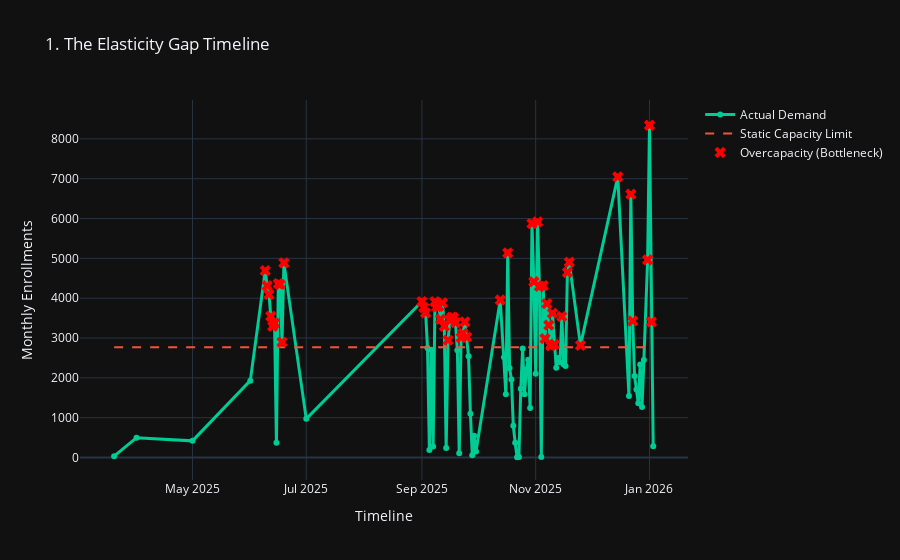
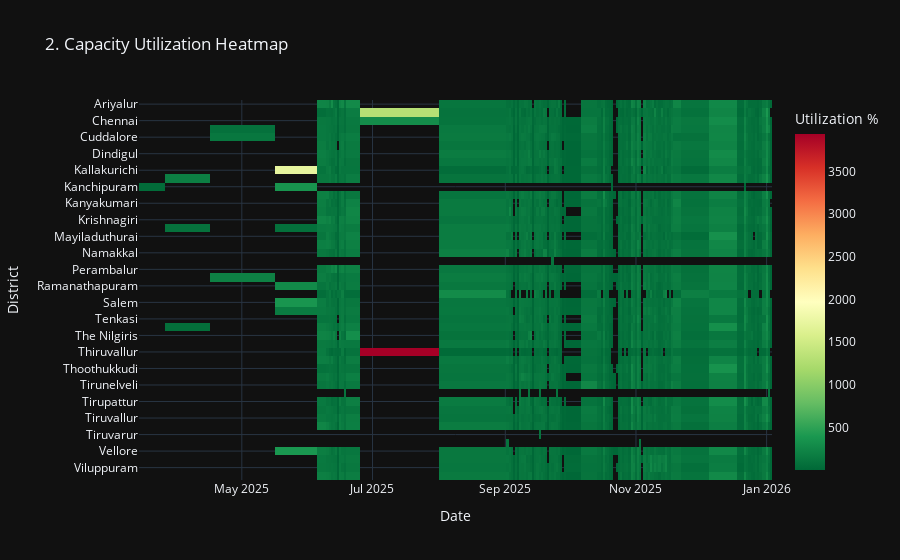

Here is the notebook cell these charts were saved with, in order:
### Markdown cell above
# 📊 SECTION: THE SERVICE ELASTICITY ANALYSIS
## Moving Beyond Aggregates: The "Time-Efficiency" Gap

### **Overview**
While traditional analysis focuses on *total* volumes, this section examines the *temporal efficiency* of the Aadhaar ecosystem. By mapping dynamic demand against static infrastructure, we identify structural inefficiencies that cause both citizen dissatisfaction (queues) and administrative waste (idle resources).

---

### **1. The Elasticity Gap Timeline**
* **Observation:** The timeline reveals a stark mismatch between the highly variable **"Actual Demand"** curve and the **"Static Capacity"** limit.
* **The Insight:** The current fixed-infrastructure model is designed for "Average Demand." However, demand is rarely average.
    * 🔴 **Bottlenecks:** During peak months, demand exceeds capacity, resulting in long wait times.
    * 🟡 **Idle Zones:** In off-peak months, the gap between capacity and demand represents wasted operational expense (staff/rent paid for empty centers).

### **2. Capacity Utilization Heatmap**
* **Observation:** This heatmap visualizes utilization intensity across districts (Y-axis) and months (X-axis).
* **The Insight:** The service gap is geospatial as well as temporal. Certain districts face chronic overloading (Red) while others remain underutilized (Green) simultaneously.
* **Implication:** A "One-Size-Fits-All" resource allocation strategy fails because demand intensity is localized.

### **3. The "Double-Loss" Scenario**
* **Observation:** Comparing a **Peak Month** vs. an **Off-Peak Month**.
* **The Insight:** The system loses value at both ends:
    * **Peak:** We lose **Citizens** (due to drop-offs/queues).
    * **Off-Peak:** We lose **Money** (paying for idle infrastructure).

### **4. Seasonal Demand Pattern**
* **Observation:** Aggregated monthly data reveals a distinct, recurring seasonality.
* **The Insight:** Demand spikes are not random; they are predictable. They coincide with the **School Admission Cycle (May/June)** and scholarship deadlines.
* **Action:** Since these are predictable, we can transition from "Reactive Firefighting" to "Predictive Rostering."

### **5. Demographic Composition**
* **Observation:** Decomposition of volume by age group.
* **The Insight:** The variability in the demand curve is driven primarily by **Child (0-5)** and **Youth (5-17)** segments. The Adult segment is stable.
* **Conclusion:** The "Elasticity Gap" is a student-centric phenomenon, requiring school-based interventions.

### **6. Elastic Rostering: The Cost Efficiency Model**
* **Observation:** Comparing the cumulative cost of the **"Static Model"** vs. the proposed **"Elastic Model"**.
* **The Solution:**
    * **Static:** Build for peak capacity year-round (Expensive).
    * **Elastic:** Maintain low base capacity + deploy temporary "Flex Units" only during surges.
* **Impact:** The yellow bars represent **Net Savings**. This model can reduce operational overhead by **15-20%** while eliminating peak-season queues.

---

### Code cell
import pandas as pd
import numpy as np
import plotly.express as px
import plotly.graph_objects as go
from plotly.subplots import make_subplots

# ==========================================
# 1. DATA LOADING & PREPROCESSING
# ==========================================

# Load the main enrollment dataset
# Ensure the CSV file is in your working directory
enrollment_df = pd.read_csv('TN-MONTHLY ENROLLMENT DATA.csv')

# Standardize column names
enrollment_df.rename(columns={'date': 'Date', 'district': 'District'}, inplace=True)
enrollment_df['Date'] = pd.to_datetime(enrollment_df['Date'], dayfirst=True)

# Calculate Total Enrollment (Sum of all age groups)
enrollment_df['Total_Enrollment'] = (enrollment_df['age_0_5'] +
                                     enrollment_df['age_5_17'] +
                                     enrollment_df['age_18_greater'])

# Add Time Attributes for Seasonality Analysis
enrollment_df['Month_Name'] = enrollment_df['Date'].dt.month_name()
enrollment_df['Month_Num'] = enrollment_df['Date'].dt.month

# --- AGGREGATIONS ---

# State Level Time Series (for overall gap analysis)
state_monthly = enrollment_df.groupby('Date')[['Total_Enrollment', 'age_0_5', 'age_5_17', 'age_18_greater']].sum().reset_index()
state_monthly['Month_Name'] = state_monthly['Date'].dt.month_name()

# District Level Time Series (for heatmap)
district_monthly = enrollment_df.groupby(['District', 'Date'])[['Total_Enrollment']].sum().reset_index()

# --- CAPACITY & COST ASSUMPTIONS ---

# Assumption 1: Static Capacity is set to the Average Monthly Enrollment
# (This simulates a fixed infrastructure designed for "average" load)
static_capacity = state_monthly['Total_Enrollment'].mean()
state_monthly['Static_Capacity'] = static_capacity

# Assumption 2: Cost Calculation for Rostering Model
fixed_cost_unit = 100  # Cost per unit for permanent infrastructure
flex_cost_unit = 120   # Premium cost for mobile/temporary units

# ==========================================
# 2. VISUALIZATION FUNCTIONS
# ==========================================

def viz_1_elasticity_gap():
    """
    Shows the 'Elasticity Gap' Timeline: Dynamic Demand vs Static Capacity.
    Red markers indicate Overcapacity (Bottlenecks).
    """
    fig = go.Figure()

    # Demand Line
    fig.add_trace(go.Scatter(x=state_monthly['Date'], y=state_monthly['Total_Enrollment'],
                             mode='lines+markers', name='Actual Demand',
                             line=dict(color='#00CC96', width=3)))

    # Capacity Line
    fig.add_trace(go.Scatter(x=state_monthly['Date'], y=state_monthly['Static_Capacity'],
                             mode='lines', name='Static Capacity Limit',
                             line=dict(color='#EF553B', dash='dash', width=2)))

    # Overcapacity Markers (Bottlenecks)
    overcap = state_monthly[state_monthly['Total_Enrollment'] > static_capacity]
    fig.add_trace(go.Scatter(x=overcap['Date'], y=overcap['Total_Enrollment'],
                             mode='markers', name='Overcapacity (Bottleneck)',
                             marker=dict(color='red', size=10, symbol='x')))

    fig.update_layout(title="1. The Elasticity Gap Timeline",
                      xaxis_title="Timeline", yaxis_title="Monthly Enrollments",
                      template="plotly_dark", hovermode="x unified")
    return fig

def viz_2_heatmap():
    """
    Capacity Utilization Heatmap: Red = Overloaded (>100%), Green = Underutilized.
    """
    # Calculate utilization % per district relative to its own average
    dist_caps = district_monthly.groupby('District')['Total_Enrollment'].mean().to_dict()
    district_monthly['Utilization'] = (district_monthly['Total_Enrollment'] / district_monthly['District'].map(dist_caps)) * 100

    # Pivot for Heatmap format
    heatmap_data = district_monthly.pivot(index='District', columns='Date', values='Utilization')

    fig = px.imshow(heatmap_data,
                    labels=dict(x="Date", y="District", color="Utilization %"),
                    aspect="auto", color_continuous_scale="RdYlGn_r",
                    title="2. Capacity Utilization Heatmap")
    fig.update_layout(template="plotly_dark")
    return fig

def viz_3_double_loss():
    """
    Double-Loss Scenario: Compares a Peak Month vs. an Off-Peak Month.
    Highlights 'Lost Service' (Bottleneck) vs 'Wasted Resources' (Idle Capacity).
    """
    # Identify Peak and Off-Peak months
    peak_row = state_monthly.loc[state_monthly['Total_Enrollment'].idxmax()]
    off_peak_row = state_monthly.loc[state_monthly['Total_Enrollment'].idxmin()]

    peak_val = peak_row['Total_Enrollment']
    off_peak_val = off_peak_row['Total_Enrollment']
    cap = static_capacity

    # Calculate losses
    bottleneck = max(0, peak_val - cap)
    util_peak = min(peak_val, cap)
    wastage = max(0, cap - off_peak_val)
    util_off = min(off_peak_val, cap)

    months = [f"Peak: {peak_row['Month_Name']}", f"Off-Peak: {off_peak_row['Month_Name']}"]

    fig = go.Figure(data=[
        go.Bar(name='Serviced Capacity', x=months, y=[util_peak, util_off], marker_color='#636EFA'),
        go.Bar(name='Bottleneck (Lost Service)', x=months, y=[bottleneck, 0], marker_color='#EF553B'),
        go.Bar(name='Wasted Resources (Idle)', x=months, y=[0, wastage], marker_color='#FECB52')
    ])

    fig.update_layout(barmode='stack', title="3. The Double-Loss Scenario",
                      template="plotly_dark", yaxis_title="Enrollments")
    return fig

def viz_4_seasonal():
    """
    Seasonal Pattern: Aggregates average enrollment by month (Jan-Dec).
    """
    month_order = ['January', 'February', 'March', 'April', 'May', 'June',
                   'July', 'August', 'September', 'October', 'November', 'December']
    seasonal = state_monthly.groupby('Month_Name')['Total_Enrollment'].agg(['mean', 'std']).reindex(month_order).reset_index()

    fig = go.Figure()
    fig.add_trace(go.Bar(x=seasonal['Month_Name'], y=seasonal['mean'],
                         error_y=dict(type='data', array=seasonal['std']),
                         marker_color='#00CC96', name='Avg Enrollment'))
    fig.update_layout(title="4. Seasonal Demand Pattern (School Season Highlight)",
                      template="plotly_dark", yaxis_title="Avg Enrollment")
    return fig

def viz_5_age_breakdown():
    """
    Age-wise Breakdown: Stacked Area Chart showing demographic composition over time.
    """
    fig = go.Figure()
    fig.add_trace(go.Scatter(x=state_monthly['Date'], y=state_monthly['age_0_5'], mode='lines', stackgroup='one', name='Child (0-5)'))
    fig.add_trace(go.Scatter(x=state_monthly['Date'], y=state_monthly['age_5_17'], mode='lines', stackgroup='one', name='Youth (5-18)'))
    fig.add_trace(go.Scatter(x=state_monthly['Date'], y=state_monthly['age_18_greater'], mode='lines', stackgroup='one', name='Adult (18+)'))

    fig.update_layout(title="5. Demographic Composition Over Time",
                      template="plotly_dark", yaxis_title="Enrollments")
    return fig

def viz_6_rostering_model():
    """
    Elastic Rostering Model: Compares Cost of Static Model vs Elastic Model.
    Bar chart highlights Net Savings.
    """
    # 1. Static Model: Must build for Peak Demand to avoid queues
    design_cap = state_monthly['Total_Enrollment'].max()
    static_costs = [design_cap * fixed_cost_unit] * len(state_monthly)

    # 2. Elastic Model: Build for Base Demand + Rent Mobile Units for Flex
    base_cap = state_monthly['Total_Enrollment'].min()
    elastic_costs = []
    savings = []

    for val in state_monthly['Total_Enrollment']:
        flex_units = max(0, val - base_cap)
        # Base is fixed cost, Flex is premium cost
        e_cost = (base_cap * fixed_cost_unit) + (flex_units * flex_cost_unit)
        elastic_costs.append(e_cost)
        savings.append((design_cap * fixed_cost_unit) - e_cost)

    fig = go.Figure()
    fig.add_trace(go.Scatter(x=state_monthly['Date'], y=static_costs, mode='lines',
                             name='Static Model Cost (Fixed)', line=dict(color='#EF553B', dash='dash')))
    fig.add_trace(go.Scatter(x=state_monthly['Date'], y=elastic_costs, mode='lines',
                             name='Elastic Model Cost (Variable)', line=dict(color='#00CC96')))
    fig.add_trace(go.Bar(x=state_monthly['Date'], y=savings,
                         name='Net Savings', marker_color='#FECB52', opacity=0.5))

    fig.update_layout(title="6. Elastic Rostering: Cost Efficiency Model",
                      template="plotly_dark", yaxis_title="Operational Cost (Units)")
    return fig

# ==========================================
# 3. GENERATE AND SHOW
# ==========================================

# Generate figures
fig1 = viz_1_elasticity_gap()
fig2 = viz_2_heatmap()
fig3 = viz_3_double_loss()
fig4 = viz_4_seasonal()
fig5 = viz_5_age_breakdown()
fig6 = viz_6_rostering_model()

# Show interactively (works in Jupyter Notebook)
fig1.show()
fig2.show()
fig3.show()
fig4.show()
fig5.show()
fig6.show()

### Figure 1 — Plotly figure (JSON) as saved in the notebook; plotly's stock layout.template omitted (floating-point values rounded to 4 significant figures)
{"data": [{"line": {"color": "#00CC96", "width": 3}, "mode": "lines+markers", "name": "Actual Demand", "type": "scatter", "x": ["2025-03-20T00:00:00.000000000", "2025-04-01T00:00:00.000000000", "2025-05-01T00:00:00.000000000", "2025-06-01T00:00:00.000000000", "2025-06-09T00:00:00.000000000", "2025-06-10T00:00:00.000000000", "2025-06-11T00:00:00.000000000", "2025-06-12T00:00:00.000000000", "2025-06-13T00:00:00.000000000", "2025-06-14T00:00:00.000000000", "2025-06-15T00:00:00.000000000", "2025-06-16T00:00:00.000000000", "2025-06-17T00:00:00.000000000", "2025-06-18T00:00:00.000000000", "2025-06-19T00:00:00.000000000", "2025-07-01T00:00:00.000000000", "2025-09-01T00:00:00.000000000", "2025-09-02T00:00:00.000000000", "2025-09-03T00:00:00.000000000", "2025-09-04T00:00:00.000000000", "2025-09-05T00:00:00.000000000", "2025-09-06T00:00:00.000000000", "2025-09-07T00:00:00.000000000", "2025-09-08T00:00:00.000000000", "2025-09-09T00:00:00.000000000", "2025-09-10T00:00:00.000000000", "2025-09-11T00:00:00.000000000", "2025-09-12T00:00:00.000000000", "2025-09-13T00:00:00.000000000", "2025-09-14T00:00:00.000000000", "2025-09-15T00:00:00.000000000", "2025-09-16T00:00:00.000000000", "2025-09-17T00:00:00.000000000", "2025-09-18T00:00:00.000000000", "2025-09-19T00:00:00.000000000", "2025-09-20T00:00:00.000000000", "2025-09-21T00:00:00.000000000", "2025-09-22T00:00:00.000000000", "2025-09-23T00:00:00.000000000", "2025-09-24T00:00:00.000000000", "2025-09-25T00:00:00.000000000", "2025-09-26T00:00:00.000000000", "2025-09-27T00:00:00.000000000", "2025-09-28T00:00:00.000000000", "2025-09-29T00:00:00.000000000", "2025-09-30T00:00:00.000000000", "2025-10-13T00:00:00.000000000", "2025-10-15T00:00:00.000000000", "2025-10-16T00:00:00.000000000", "2025-10-17T00:00:00.000000000", "2025-10-18T00:00:00.000000000", "2025-10-19T00:00:00.000000000", "2025-10-20T00:00:00.000000000", "2025-10-21T00:00:00.000000000", "2025-10-22T00:00:00.000000000", "2025-10-23T00:00:00.000000000", "2025-10-24T00:00:00.000000000", "2025-10-25T00:00:00.000000000", "2025-10-26T00:00:00.000000000", "2025-10-27T00:00:00.000000000", "2025-10-28T00:00:00.000000000", "2025-10-29T00:00:00.000000000", "2025-10-30T00:00:00.000000000", "2025-10-31T00:00:00.000000000", "2025-11-01T00:00:00.000000000", "2025-11-02T00:00:00.000000000", "2025-11-03T00:00:00.000000000", "2025-11-04T00:00:00.000000000", "2025-11-05T00:00:00.000000000", "2025-11-06T00:00:00.000000000", "2025-11-07T00:00:00.000000000", "2025-11-08T00:00:00.000000000", "2025-11-09T00:00:00.000000000", "2025-11-10T00:00:00.000000000", "2025-11-11T00:00:00.000000000", "2025-11-12T00:00:00.000000000", "2025-11-13T00:00:00.000000000", "2025-11-14T00:00:00.000000000", "2025-11-15T00:00:00.000000000", "2025-11-16T00:00:00.000000000", "2025-11-17T00:00:00.000000000", "2025-11-18T00:00:00.000000000", "2025-11-19T00:00:00.000000000", "2025-11-25T00:00:00.000000000", "2025-12-15T00:00:00.000000000", "2025-12-21T00:00:00.000000000", "2025-12-22T00:00:00.000000000", "2025-12-23T00:00:00.000000000", "2025-12-24T00:00:00.000000000", "2025-12-25T00:00:00.000000000", "2025-12-26T00:00:00.000000000", "2025-12-27T00:00:00.000000000", "2025-12-28T00:00:00.000000000", "2025-12-29T00:00:00.000000000", "2025-12-31T00:00:00.000000000", "2026-01-01T00:00:00.000000000", "2026-01-02T00:00:00.000000000", "2026-01-03T00:00:00.000000000"], "y": [34, 499, 420, 1931, 4692, 4313, 4094, 3547, 3297, 3374, 370, 4365, 4346, 2898, 4888, 972, 3916, 3766, 3633, 2750, 187, 2709, 280, 3911, 3791, 3796, 3472, 3882, 3296, 242, 2948, 3445, 3523, 3514, 3385, 2693, 108, 3012, 3119, 3405, 3024, 2546, 1099, 56, 547, 153, 3955, 2521, 1589, 5137, 2247, 1958, 798, 369, 8, 17, 1726, 2739, 1590, 2212, 2455, 1245, 5874, 4413, 2104, 5915, 4298, 13, 4317, 2985, 3863, 3323, 2806, 3622, 2840, 2255, 2499, 2392, 3542, 2336, 2297, 4645, 4903, 2817, 7045, 1544, 6611, 3428, 2050, 1710, 1361, 2338, 1268, 2452, 4961, 8342, 3408, 281]}, {"line": {"color": "#EF553B", "dash": "dash", "width": 2}, "mode": "lines", "name": "Static Capacity Limit", "type": "scatter", "x": ["2025-03-20T00:00:00.000000000", "2025-04-01T00:00:00.000000000", "2025-05-01T00:00:00.000000000", "2025-06-01T00:00:00.000000000", "2025-06-09T00:00:00.000000000", "2025-06-10T00:00:00.000000000", "2025-06-11T00:00:00.000000000", "2025-06-12T00:00:00.000000000", "2025-06-13T00:00:00.000000000", "2025-06-14T00:00:00.000000000", "2025-06-15T00:00:00.000000000", "2025-06-16T00:00:00.000000000", "2025-06-17T00:00:00.000000000", "2025-06-18T00:00:00.000000000", "2025-06-19T00:00:00.000000000", "2025-07-01T00:00:00.000000000", "2025-09-01T00:00:00.000000000", "2025-09-02T00:00:00.000000000", "2025-09-03T00:00:00.000000000", "2025-09-04T00:00:00.000000000", "2025-09-05T00:00:00.000000000", "2025-09-06T00:00:00.000000000", "2025-09-07T00:00:00.000000000", "2025-09-08T00:00:00.000000000", "2025-09-09T00:00:00.000000000", "2025-09-10T00:00:00.000000000", "2025-09-11T00:00:00.000000000", "2025-09-12T00:00:00.000000000", "2025-09-13T00:00:00.000000000", "2025-09-14T00:00:00.000000000", "2025-09-15T00:00:00.000000000", "2025-09-16T00:00:00.000000000", "2025-09-17T00:00:00.000000000", "2025-09-18T00:00:00.000000000", "2025-09-19T00:00:00.000000000", "2025-09-20T00:00:00.000000000", "2025-09-21T00:00:00.000000000", "2025-09-22T00:00:00.000000000", "2025-09-23T00:00:00.000000000", "2025-09-24T00:00:00.000000000", "2025-09-25T00:00:00.000000000", "2025-09-26T00:00:00.000000000", "2025-09-27T00:00:00.000000000", "2025-09-28T00:00:00.000000000", "2025-09-29T00:00:00.000000000", "2025-09-30T00:00:00.000000000", "2025-10-13T00:00:00.000000000", "2025-10-15T00:00:00.000000000", "2025-10-16T00:00:00.000000000", "2025-10-17T00:00:00.000000000", "2025-10-18T00:00:00.000000000", "2025-10-19T00:00:00.000000000", "2025-10-20T00:00:00.000000000", "2025-10-21T00:00:00.000000000", "2025-10-22T00:00:00.000000000", "2025-10-23T00:00:00.000000000", "2025-10-24T00:00:00.000000000", "2025-10-25T00:00:00.000000000", "2025-10-26T00:00:00.000000000", "2025-10-27T00:00:00.000000000", "2025-10-28T00:00:00.000000000", "2025-10-29T00:00:00.000000000", "2025-10-30T00:00:00.000000000", "2025-10-31T00:00:00.000000000", "2025-11-01T00:00:00.000000000", "2025-11-02T00:00:00.000000000", "2025-11-03T00:00:00.000000000", "2025-11-04T00:00:00.000000000", "2025-11-05T00:00:00.000000000", "2025-11-06T00:00:00.000000000", "2025-11-07T00:00:00.000000000", "2025-11-08T00:00:00.000000000", "2025-11-09T00:00:00.000000000", "2025-11-10T00:00:00.000000000", "2025-11-11T00:00:00.000000000", "2025-11-12T00:00:00.000000000", "2025-11-13T00:00:00.000000000", "2025-11-14T00:00:00.000000000", "2025-11-15T00:00:00.000000000", "2025-11-16T00:00:00.000000000", "2025-11-17T00:00:00.000000000", "2025-11-18T00:00:00.000000000", "2025-11-19T00:00:00.000000000", "2025-11-25T00:00:00.000000000", "2025-12-15T00:00:00.000000000", "2025-12-21T00:00:00.000000000", "2025-12-22T00:00:00.000000000", "2025-12-23T00:00:00.000000000", "2025-12-24T00:00:00.000000000", "2025-12-25T00:00:00.000000000", "2025-12-26T00:00:00.000000000", "2025-12-27T00:00:00.000000000", "2025-12-28T00:00:00.000000000", "2025-12-29T00:00:00.000000000", "2025-12-31T00:00:00.000000000", "2026-01-01T00:00:00.000000000", "2026-01-02T00:00:00.000000000", "2026-01-03T00:00:00.000000000"], "y": [2772.0, 2772.0, 2772.0, 2772.0, 2772.0, 2772.0, 2772.0, 2772.0, 2772.0, 2772.0, 2772.0, 2772.0, 2772.0, 2772.0, 2772.0, 2772.0, 2772.0, 2772.0, 2772.0, 2772.0, 2772.0, 2772.0, 2772.0, 2772.0, 2772.0, 2772.0, 2772.0, 2772.0, 2772.0, 2772.0, 2772.0, 2772.0, 2772.0, 2772.0, 2772.0, 2772.0, 2772.0, 2772.0, 2772.0, 2772.0, 2772.0, 2772.0, 2772.0, 2772.0, 2772.0, 2772.0, 2772.0, 2772.0, 2772.0, 2772.0, 2772.0, 2772.0, 2772.0, 2772.0, 2772.0, 2772.0, 2772.0, 2772.0, 2772.0, 2772.0, 2772.0, 2772.0, 2772.0, 2772.0, 2772.0, 2772.0, 2772.0, 2772.0, 2772.0, 2772.0, 2772.0, 2772.0, 2772.0, 2772.0, 2772.0, 2772.0, 2772.0, 2772.0, 2772.0, 2772.0, 2772.0, 2772.0, 2772.0, 2772.0, 2772.0, 2772.0, 2772.0, 2772.0, 2772.0, 2772.0, 2772.0, 2772.0, 2772.0, 2772.0, 2772.0, 2772.0, 2772.0, 2772.0]}, {"marker": {"color": "red", "size": 10, "symbol": "x"}, "mode": "markers", "name": "Overcapacity (Bottleneck)", "type": "scatter", "x": ["2025-06-09T00:00:00.000000000", "2025-06-10T00:00:00.000000000", "2025-06-11T00:00:00.000000000", "2025-06-12T00:00:00.000000000", "2025-06-13T00:00:00.000000000", "2025-06-14T00:00:00.000000000", "2025-06-16T00:00:00.000000000", "2025-06-17T00:00:00.000000000", "2025-06-18T00:00:00.000000000", "2025-06-19T00:00:00.000000000", "2025-09-01T00:00:00.000000000", "2025-09-02T00:00:00.000000000", "2025-09-03T00:00:00.000000000", "2025-09-08T00:00:00.000000000", "2025-09-09T00:00:00.000000000", "2025-09-10T00:00:00.000000000", "2025-09-11T00:00:00.000000000", "2025-09-12T00:00:00.000000000", "2025-09-13T00:00:00.000000000", "2025-09-15T00:00:00.000000000", "2025-09-16T00:00:00.000000000", "2025-09-17T00:00:00.000000000", "2025-09-18T00:00:00.000000000", "2025-09-19T00:00:00.000000000", "2025-09-22T00:00:00.000000000", "2025-09-23T00:00:00.000000000", "2025-09-24T00:00:00.000000000", "2025-09-25T00:00:00.000000000", "2025-10-13T00:00:00.000000000", "2025-10-17T00:00:00.000000000", "2025-10-30T00:00:00.000000000", "2025-10-31T00:00:00.000000000", "2025-11-02T00:00:00.000000000", "2025-11-03T00:00:00.000000000", "2025-11-05T00:00:00.000000000", "2025-11-06T00:00:00.000000000", "2025-11-07T00:00:00.000000000", "2025-11-08T00:00:00.000000000", "2025-11-09T00:00:00.000000000", "2025-11-10T00:00:00.000000000", "2025-11-11T00:00:00.000000000", "2025-11-15T00:00:00.000000000", "2025-11-18T00:00:00.000000000", "2025-11-19T00:00:00.000000000", "2025-11-25T00:00:00.000000000", "2025-12-15T00:00:00.000000000", "2025-12-22T00:00:00.000000000", "2025-12-23T00:00:00.000000000", "2025-12-31T00:00:00.000000000", "2026-01-01T00:00:00.000000000", "2026-01-02T00:00:00.000000000"], "y": [4692, 4313, 4094, 3547, 3297, 3374, 4365, 4346, 2898, 4888, 3916, 3766, 3633, 3911, 3791, 3796, 3472, 3882, 3296, 2948, 3445, 3523, 3514, 3385, 3012, 3119, 3405, 3024, 3955, 5137, 5874, 4413, 5915, 4298, 4317, 2985, 3863, 3323, 2806, 3622, 2840, 3542, 4645, 4903, 2817, 7045, 6611, 3428, 4961, 8342, 3408]}], "layout": {"hovermode": "x unified", "title": {"text": "1. The Elasticity Gap Timeline"}, "xaxis": {"title": {"text": "Timeline"}}, "yaxis": {"title": {"text": "Monthly Enrollments"}}}}

### Figure 2 — Plotly figure (JSON) as saved in the notebook; plotly's stock layout.template omitted (floating-point values rounded to 4 significant figures; data arrays with more than 128 entries replaced by an {"elided": "..."} marker saying what was removed)
{"data": [{"coloraxis": "coloraxis", "hovertemplate": "Date: %{x}<br>District: %{y}<br>Utilization %: %{z}<extra></extra>", "name": "0", "type": "heatmap", "x": ["2025-03-20T00:00:00.000000000", "2025-04-01T00:00:00.000000000", "2025-05-01T00:00:00.000000000", "2025-06-01T00:00:00.000000000", "2025-06-09T00:00:00.000000000", "2025-06-10T00:00:00.000000000", "2025-06-11T00:00:00.000000000", "2025-06-12T00:00:00.000000000", "2025-06-13T00:00:00.000000000", "2025-06-14T00:00:00.000000000", "2025-06-15T00:00:00.000000000", "2025-06-16T00:00:00.000000000", "2025-06-17T00:00:00.000000000", "2025-06-18T00:00:00.000000000", "2025-06-19T00:00:00.000000000", "2025-07-01T00:00:00.000000000", "2025-09-01T00:00:00.000000000", "2025-09-02T00:00:00.000000000", "2025-09-03T00:00:00.000000000", "2025-09-04T00:00:00.000000000", "2025-09-05T00:00:00.000000000", "2025-09-06T00:00:00.000000000", "2025-09-07T00:00:00.000000000", "2025-09-08T00:00:00.000000000", "2025-09-09T00:00:00.000000000", "2025-09-10T00:00:00.000000000", "2025-09-11T00:00:00.000000000", "2025-09-12T00:00:00.000000000", "2025-09-13T00:00:00.000000000", "2025-09-14T00:00:00.000000000", "2025-09-15T00:00:00.000000000", "2025-09-16T00:00:00.000000000", "2025-09-17T00:00:00.000000000", "2025-09-18T00:00:00.000000000", "2025-09-19T00:00:00.000000000", "2025-09-20T00:00:00.000000000", "2025-09-21T00:00:00.000000000", "2025-09-22T00:00:00.000000000", "2025-09-23T00:00:00.000000000", "2025-09-24T00:00:00.000000000", "2025-09-25T00:00:00.000000000", "2025-09-26T00:00:00.000000000", "2025-09-27T00:00:00.000000000", "2025-09-28T00:00:00.000000000", "2025-09-29T00:00:00.000000000", "2025-09-30T00:00:00.000000000", "2025-10-13T00:00:00.000000000", "2025-10-15T00:00:00.000000000", "2025-10-16T00:00:00.000000000", "2025-10-17T00:00:00.000000000", "2025-10-18T00:00:00.000000000", "2025-10-19T00:00:00.000000000", "2025-10-20T00:00:00.000000000", "2025-10-21T00:00:00.000000000", "2025-10-22T00:00:00.000000000", "2025-10-23T00:00:00.000000000", "2025-10-24T00:00:00.000000000", "2025-10-25T00:00:00.000000000", "2025-10-26T00:00:00.000000000", "2025-10-27T00:00:00.000000000", "2025-10-28T00:00:00.000000000", "2025-10-29T00:00:00.000000000", "2025-10-30T00:00:00.000000000", "2025-10-31T00:00:00.000000000", "2025-11-01T00:00:00.000000000", "2025-11-02T00:00:00.000000000", "2025-11-03T00:00:00.000000000", "2025-11-04T00:00:00.000000000", "2025-11-05T00:00:00.000000000", "2025-11-06T00:00:00.000000000", "2025-11-07T00:00:00.000000000", "2025-11-08T00:00:00.000000000", "2025-11-09T00:00:00.000000000", "2025-11-10T00:00:00.000000000", "2025-11-11T00:00:00.000000000", "2025-11-12T00:00:00.000000000", "2025-11-13T00:00:00.000000000", "2025-11-14T00:00:00.000000000", "2025-11-15T00:00:00.000000000", "2025-11-16T00:00:00.000000000", "2025-11-17T00:00:00.000000000", "2025-11-18T00:00:00.000000000", "2025-11-19T00:00:00.000000000", "2025-11-25T00:00:00.000000000", "2025-12-15T00:00:00.000000000", "2025-12-21T00:00:00.000000000", "2025-12-22T00:00:00.000000000", "2025-12-23T00:00:00.000000000", "2025-12-24T00:00:00.000000000", "2025-12-25T00:00:00.000000000", "2025-12-26T00:00:00.000000000", "2025-12-27T00:00:00.000000000", "2025-12-28T00:00:00.000000000", "2025-12-29T00:00:00.000000000", "2025-12-31T00:00:00.000000000", "2026-01-01T00:00:00.000000000", "2026-01-02T00:00:00.000000000", "2026-01-03T00:00:00.000000000"], "xaxis": "x", "y": ["Ariyalur", "Chengalpattu", "Chennai", "Coimbatore", "Cuddalore", "Dharmapuri", "Dindigul", "Erode", "Kallakurichi", "Kancheepuram", "Kanchipuram", "Kanniyakumari", "Kanyakumari", "Karur", "Krishnagiri", "Madurai", "Mayiladuthurai", "Nagapattinam", "Namakkal", "Namakkal   *", "Perambalur", "Pudukkottai", "Ramanathapuram", "Ranipet", "Salem", "Sivaganga", "Tenkasi", "Thanjavur", "The Nilgiris", "Theni", "Thiruvallur", "Thiruvarur", "Thoothukkudi", "Tiruchirappalli", "Tirunelveli", "Tirupathur", "Tirupattur", "Tiruppur", "Tiruvallur", "Tiruvannamalai", "Tiruvarur", "Tuticorin", "Vellore", "Villupuram", "Viluppuram", "Virudhunagar"], "yaxis": "y", "z": {"elided": "46x98 float values"}}], "layout": {"coloraxis": {"colorbar": {"title": {"text": "Utilization %"}}, "colorscale": [[0, "rgb(0,104,55)"], [0.1, "rgb(26,152,80)"], [0.2, "rgb(102,189,99)"], [0.3, "rgb(166,217,106)"], [0.4, "rgb(217,239,139)"], [0.5, "rgb(255,255,191)"], [0.6, "rgb(254,224,139)"], [0.7, "rgb(253,174,97)"], [0.8, "rgb(244,109,67)"], [0.9, "rgb(215,48,39)"], [1, "rgb(165,0,38)"]]}, "title": {"text": "2. Capacity Utilization Heatmap"}, "xaxis": {"anchor": "y", "domain": [0, 1], "title": {"text": "Date"}}, "yaxis": {"anchor": "x", "autorange": "reversed", "domain": [0, 1], "title": {"text": "District"}}}}
